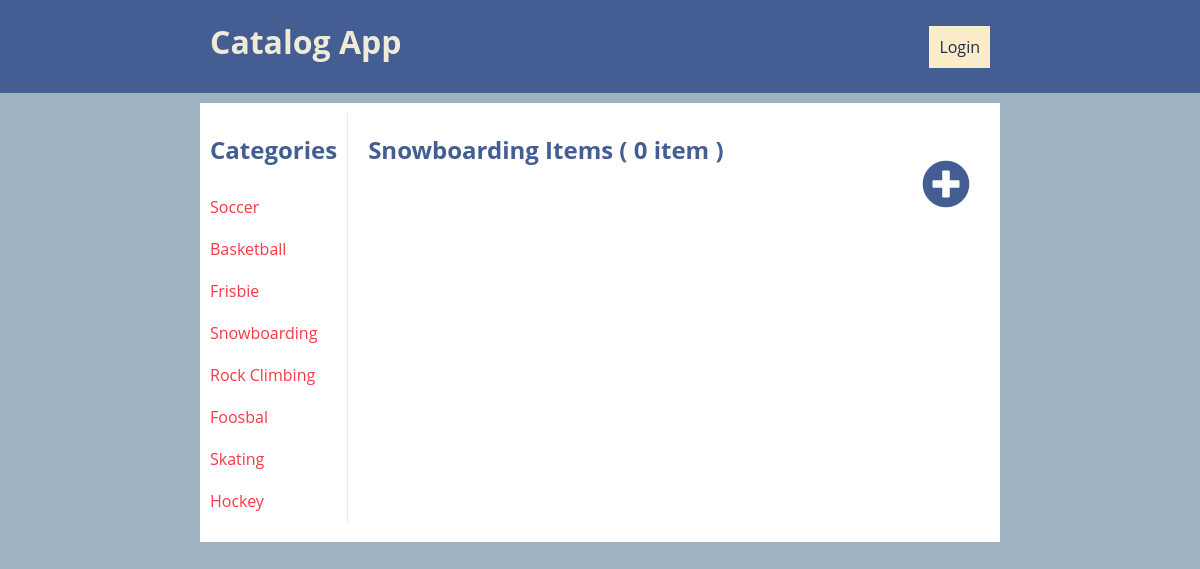
/catalog/Snowboarding/items, run on an earlier commit of the app's database.
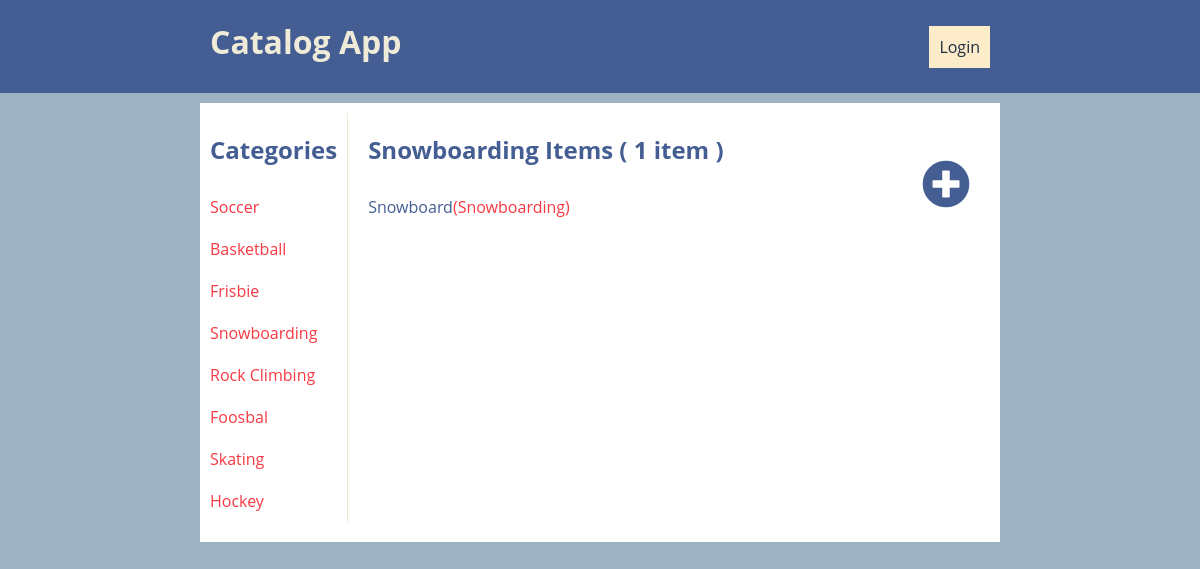
And on a later commit of the database.
### data/database_setup.py (models this page shows, shortened)
class Category(Base):
    __tablename__ = 'category'
    id = Column(Integer, primary_key=True)
    name = Column(String(80), nullable=False)
    items = relationship('CatalogItem')

class CatalogItem(Base):
    __tablename__ = 'catalog_item'
    id = Column(Integer, primary_key=True)
    title = Column(String(20), nullable=False)
    description = Column(String(300), nullable=False)
    date = Column(DateTime, nullable=False)
    user_id = Column(Integer(), ForeignKey('user.id'))
    User = relationship(User)
    category_id = Column(Integer(), ForeignKey('category.id'))
    category = relationship(Category)
    catalog_image_id = Column(Integer(), ForeignKey('catalog_image.id'))
    image = relationship(
        CatalogImage, cascade="all, delete-orphan", single_parent=True)

### controllers/catalog_controller.py (the view)
@catalog_controller.route('/<string:category_name>/items')
def show_items_by_category(category_name):
    category_dao = CategoryDao()
    item_dao = CatalogItemDao()
    categories = category_dao.get_all()
    items = item_dao.get_by_category_name(category_name)
    return render_template('catalog-items.html',
                           category_name=category_name,
                           categories=categories,
                           items=items)

### application.py (called while the page is built)
@app.context_processor
def utility_processor():
    def user_is_logged():
        return is_logged()
    def get_welcome_user():
        return get_user_name()
    return dict(user_is_logged=user_is_logged,
                get_welcome_user=get_welcome_user)

### controllers/auth_controller.py (called while the page is built)
def is_logged():
    return 'username' in login_session

### data/data_access.py (called while the page is built)
    def __init_session__(self):
        Base.metadata.bind = engine
        DBSession = sessionmaker(bind=engine)
        self.session = DBSession()

    def get_all(self):
        return self.session. \
            query(Category). \
            all()

    def get_by_category_name(self, category_name):
        return self.session. \
            query(CatalogItem). \
            join(CatalogItem.category). \
            filter(Category.name == category_name)

### templates/catalog-items.html (shortened to what this page needs)
{% extends "template.html" %}
{% block body %}
<div class="center-container content lists">
    <aside class="categories" role="listitem">
        <h1 class="category-title">Categories</h1>
        <nav class="category items-container">
            {% for category in categories %}
            <a class="item category" href="/catalog/{{ category.name }}/items">{{ category.name }}</a>
            {% endfor %}
        </nav>
    </aside>
    <section role="listitem">
        {% if items.count() > 1 %}
        <h1>{{ category_name }} Items ( {{ items.count() }} items )</h1>
        {% else %}
        <h1>{{ category_name }} Items ( {{ items.count() }} item )</h1>
        {% endif %}
        <div class="items-container">
            {% for item in items %}
            <a class="item" href="/catalog/{{ item.category.name }}/{{ item.title }}">
                {{ item.title }}<span class="category">({{ item.category.name }})</span>
            </a>
            {% endfor %}
        </div>
    </section>
    {% if not is_not_logged %}
    <a class="button button-add" href="{{ url_for('catalog.add_item') }}">
        <i class="fas fa-plus-circle fa-3x"></i>
    </a>
    {% endif %}
</div>
{% endblock %}

What changed in the data, as far as the page shows it:
added CatalogItem: title "Snowboard", category.name "Snowboarding"
Also different on the page:
{{ items.count() }}: "0" → "1"
